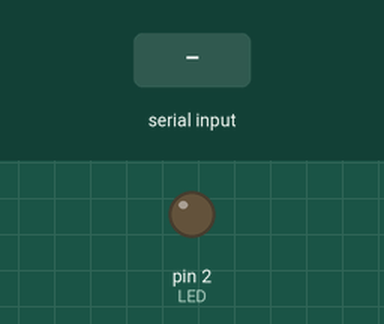
Simulated run of this sketch. Board: Arduino Uno, built with avr-gcc and run on an emulated ATmega328P. On the bench: output pins drawn as LEDs (lit = HIGH). The test bench sets the inputs (shaded band). What the sketch prints to the serial monitor is not drawn.

Above: at 2.2 s.
2.3 s: "a" received over the second serial link
At 2.7 s:
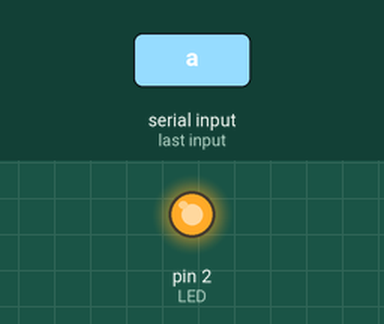
4.3 s: "1" received over the second serial link
Timing chart, 0 to 7.3 s (numbered marks = the images above; inputs shaded):
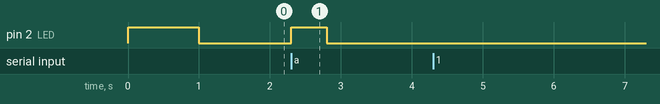

The sketch:

HC06_BlinkLEDviaBluetooth.ino
```cpp
//Blink an LED on Arduino Board remotely from Bluetooth Serial Monitor
//modified from linvor_sample_code
//if you send 'a' then turn led on
//if you send 'b' then turn led off
//SoftwareSerial connection to Tx/Rx from HC-06 directly

//using software-defined serial connection, mySerial, to Tx and Rx from BT module

#include <SoftwareSerial.h>

int LED = 2;  //LED set-up on (digital) pin 2

SoftwareSerial mySerial(10, 11); // RX, TX (from arduino POV)
String command = ""; // Stores response of bluetooth device
                                     // which simply allows \n between each
                                     // response.
void setup()
{
   //setup pin 2 as output for LED
   pinMode(LED, OUTPUT);

  // Open serial communications and wait for port to open:
   Serial.begin(9600);
   Serial.println("Type AT commands!");
   // SoftwareSerial "com port" data rate. JY-MCU v1.03 defaults to 9600.
   mySerial.begin(9600);

  //sanity check blink LED for 1 sec
  digitalWrite(LED, HIGH);
  delay(1000);
  digitalWrite(LED, LOW);

}

void loop()
{
   // Read device output if available.
   if (mySerial.available()) {
     while(mySerial.available()) { // While there is more to be read, keep reading.
       command += (char)mySerial.read();

       if (command == "a") {
       //blink LED, sanity check
       digitalWrite(LED, HIGH);
       delay(500);
       digitalWrite(LED, LOW);

       //echo command back
       mySerial.write("You just entered a");
       }//end if
     }
     Serial.println(command);
   //  mySerial.println(command);  //echo command back to serial monitor
     command = ""; // No repeats
   }

   // Read user input if available.
   if (Serial.available()){
       delay(10); // The DELAY!
       mySerial.write(Serial.read());
   }
}// END loop()
```

Measured:
- after the input at 2.3 s, pin 2 (LED): LOW → HIGH at once, → LOW 0.50 s later
- after the input at 4.3 s, every drawn part: stays the same
